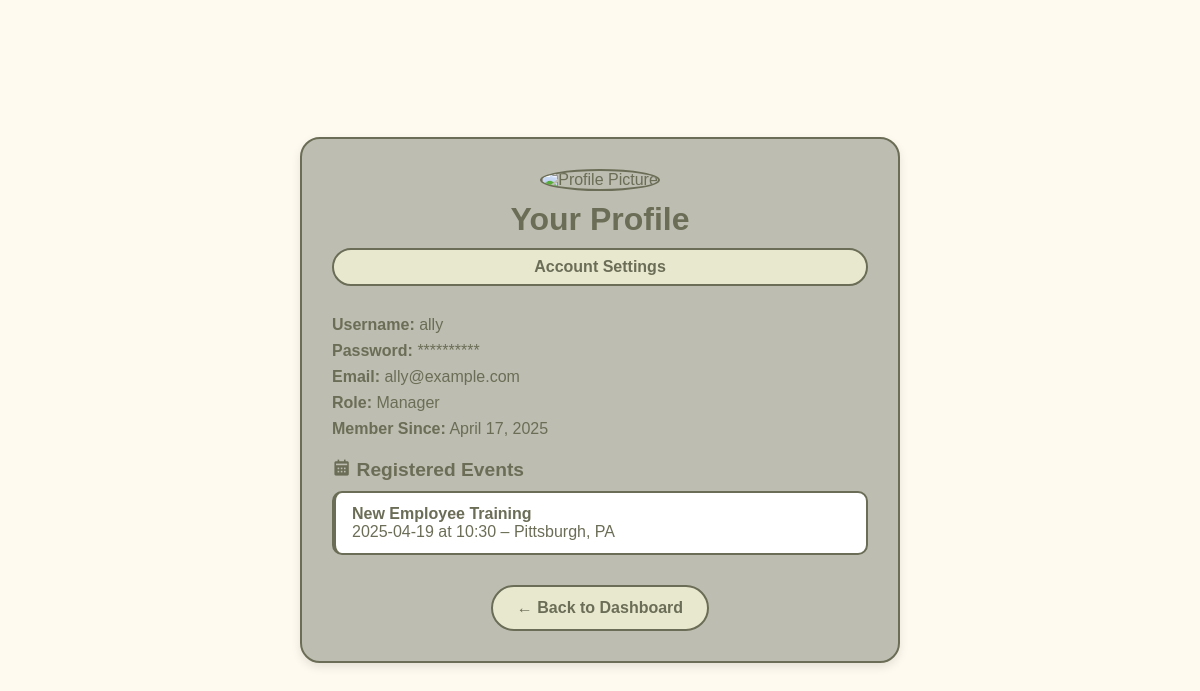
The page /user_profile (signed in) on the database its author committed.
### main.py (models this page shows, shortened)
class User(db.Model):
    id = db.Column(db.Integer, primary_key=True)
    username = db.Column(db.String(80), unique=True, nullable=False)
    email = db.Column(db.String(120), unique=True, nullable=False)
    password_hash = db.Column(db.String(128), nullable=False)
    role = db.Column(db.String(20), default='user')
    created_at = db.Column(db.DateTime, default=datetime.utcnow)
    registered_events = db.relationship(
        'Event',
        secondary=registrations,
        backref=db.backref('attendees', lazy='dynamic')
    )
    managed_events = db.relationship('Event', backref='manager', foreign_keys='Event.manager_id')

class Event(db.Model):
    id = db.Column(db.Integer, primary_key=True)
    title = db.Column(db.String(100), nullable=False)
    description = db.Column(db.Text, nullable=False)
    date = db.Column(db.String(20), nullable=False)
    time = db.Column(db.String(20), nullable=False)
    location = db.Column(db.String(120), nullable=False)
    event_type = db.Column(db.String(20), nullable=False, default='other')  # New field
    manager_id = db.Column(db.Integer, db.ForeignKey('user.id'), nullable=False)
    created_at = db.Column(db.DateTime, default=datetime.utcnow)

### main.py (the view)
@app.route('/user_profile')
def user_profile():
    if 'username' not in session:
        flash("You must be logged in to view your profile.")
        return redirect(url_for('userlogin'))
    user = User.query.filter_by(username=session['username']).first()
    if not user:
        flash("User not found.")
        return redirect(url_for('userlogin'))
    return render_template(
        'user_profile.html',
        username=user.username,
        email=user.email,
        password_hidden='*' * 10,
        role=user.role,
        created_at=user.created_at,
        registered_events=user.registered_events
    )

### user_profile.html (shortened to what this page needs)
<!DOCTYPE html>
<html lang="en">
<head>
    <link rel="stylesheet" href="{{ url_for('static', filename='styles.css') }}">
    <link href='https://unpkg.com/boxicons@2.1.4/css/boxicons.min.css' rel='stylesheet'>
</head>
</body>
    <div class="profile-wrapper">
        <div class="profile-header">
            <img src="{{ url_for('static', filename='default-profile.png') }}" alt="Profile Picture">
            <h1>Your Profile</h1>
            <a href="{{ url_for('usersettings') }}" class="settings-button">Account Settings</a>
        </div>
        <div class="profile-info">
            <p><strong>Username:</strong> {{ username }}</p>
            <p><strong>Password:</strong> {{ password_hidden }}</p>
            <p><strong>Email:</strong> {{ email }}</p>
            <p><strong>Role:</strong> {{ role.capitalize() }}</p>
            <p><strong>Member Since:</strong> {{ created_at.strftime('%B %d, %Y') }}</p>
        </div>
        <div class="events-list">
            <h2><i class='bx bxs-calendar'></i> Registered Events</h2>
            {% if registered_events %}
                {% for event in registered_events %}
                    <div class="event-card">
                        <strong>{{ event.title }}</strong><br>
                        {{ event.date }} at {{ event.time }} – {{ event.location }}
                    </div>
                {% endfor %}
            {% else %}
                <p>You haven't registered for any events yet.</p>
            {% endif %}
        </div>
        <div class="back-button">
            <a href="{{ url_for('home') }}" class="button">← Back to Dashboard</a>
        </div>
    </div>
</body>
</html>

### static/styles.css (style rules this page uses)
* { margin: 0; padding: 0; font-family: "Winky Sans", sans-serif; box-sizing: border-box; }
h1, h2, h3 { color: #6c6d56; }
.button { display: inline-block; padding: 12px 24px; background: #e8e8cf; border: 2px solid #6c6d56; border-radius: 30px; cursor: pointer; font-size: 16px; font-weight: 600; color: #6c6d56; text-align: center; transition: all 0.3s ease; text-decoration: none; }
.event-card { background: #e8e8cf; border-radius: 10px; overflow: hidden; border: 2px solid #6c6d56; transition: transform 0.3s ease; }

### user_profile.html (style rules this page uses)
.profile-wrapper { width: 600px; background: #bdbdb1; border-radius: 20px; padding: 30px; border: 2px solid #6c6d56; box-shadow: 0 4px 10px rgba(0, 0, 0, 0.1); margin: 40px auto; }
.profile-header { text-align: center; margin-bottom: 20px; }
.profile-header img { width: 120px; height: 120px; object-fit: cover; border-radius: 50%; border: 2px solid #6c6d56; margin-bottom: 10px; }
.profile-info p { font-size: 1rem; margin: 8px 0; }
.settings-button { display: block; margin: 10px auto 30px auto; padding: 8px 16px; background: #e8e8cf; border: 2px solid #6c6d56; border-radius: 30px; color: #6c6d56; font-weight: bold; cursor: pointer; text-align: center; transition: all 0.3s ease; text-decoration: none; }
.events-list h2 { font-size: 1.2rem; margin-top: 20px; }
.event-card { background: #fff; padding: 12px 16px; margin-top: 10px; border-left: 4px solid #6c6d56; border-radius: 10px; }
.back-button { text-align: center; margin-top: 30px; }

### rows shown on the page
User: username "ally", email "ally@example.com", capitalize "Manager", strftime "April 17, 2025"
Event: title "New Employee Training", date "2025-04-19", time "10:30", location "Pittsburgh, PA"

### other values the page prints
{{ password_hidden }} "**********"
